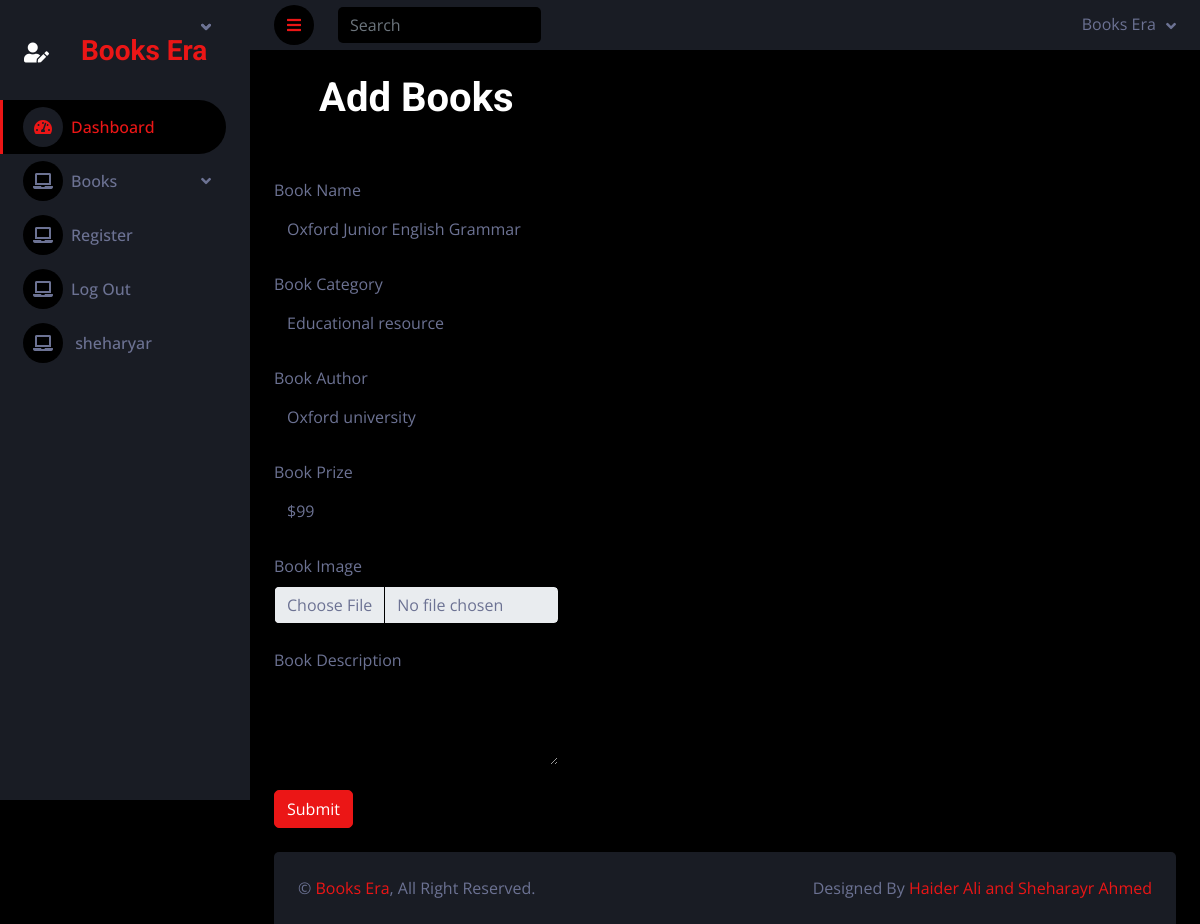
The app's page /editbook.php?id=14 (signed in) with its own data.
### tables this page shows
CREATE TABLE `book_table` (
  `id` int(11) NOT NULL,
  `book_name` varchar(50) NOT NULL,
  `book_cat` varchar(50) NOT NULL,
  `book_author` varchar(50) NOT NULL,
  `book_prize` text NOT NULL,
  `book_img` text NOT NULL,
  `book_desc` varchar(500) NOT NULL
);

### editbook.php (the view, shortened to what this page needs)
<?php
include 'header.php';
?>
<?php
  include "./config.php";
  ?>
<?php
$gid = $_GET['id'];
$query = "SELECT * FROM book_table WHERE id = '$gid'";
$result = mysqli_query($con, $query);
$data = mysqli_fetch_assoc($result);
$bname = $data['book_name'];
$bcat = $data['book_cat'];
$bauthor = $data['book_author'];
$bprize = $data['book_prize'];
$bdesc = $data['book_desc'];
?>
  <div class="container-fluid pt-4 px-4">
                <div class="row">
                   <div class="col-lg-4 text-center">
                    <h1>Add Books</h1>
                   </div>
                </div>
                <div class="row mt-4">
                    <div class="col-lg-4">
                    <form action="" method="post" enctype="multipart/form-data">
    <div class="form-group">
      <label for="exampleInputEmail1" class="form-label mt-4">Book Name</label>
      <input type="text" name="bookname" class="form-control" id="exampleInputEmail1" aria-describedby="emailHelp" placeholder="Book Name" value="<?php echo $bname ?>">
    </div>
    <div class="form-group">
      <label for="exampleInputEmail1" class="form-label mt-4">Book Category</label>
      <input type="text" name="bookcat" class="form-control" id="exampleInputEmail1" aria-describedby="emailHelp" placeholder="Book Category" value="<?php echo $bcat ?>">
    </div>
    <div class="form-group">
      <label for="exampleInputEmail1" class="form-label mt-4">Book Author</label>
      <input type="text" name="bookauthor" class="form-control" id="exampleInputEmail1" aria-describedby="emailHelp" placeholder="Book Author" value="<?php echo $bauthor ?>">
    </div>
    <div class="form-group">
      <label for="exampleInputEmail1" class="form-label mt-4">Book Prize</label>
      <input type="text" name="bookprize" class="form-control" id="exampleInputEmail1" aria-describedby="emailHelp" placeholder="Book Prize" value="<?php echo $bprize ?>">
    </div>
    <div class="form-group">
      <label for="exampleInputEmail1" class="form-label mt-4">Book Image</label>
      <input type="file" name="bookimage" class="form-control" id="exampleInputEmail1" aria-describedby="emailHelp" placeholder="Book Image" accept="image/*">
    </div>
    <div class="form-group">
      <label for="exampleTextarea" class="form-label mt-4">Book Description</label>
      <textarea class="form-control" name="bookdesc" id="exampleTextarea" value="<?php echo $bdesc ?>" rows="3"></textarea>
    </div>
    <button type="submit" name="btnsub" value="Submit" class="btn btn-primary mt-4">Submit</button>
    </form>
                    </div>
                </div>
            </div>
<?php
include 'footer.php';
?>

### style.css (style rules this page uses)
:root { --primary: #EB1616; --secondary: #191C24; --light: #6C7293; --dark: #000000; }
.btn { transition: .5s; }

### records on screen
book_table: bookname "Oxford Junior English Grammar", bookcat "Educational resource", bookauthor "Oxford university", bookprize "$99"

### other values on screen
$_SESSION['name'] "sheharyar"
